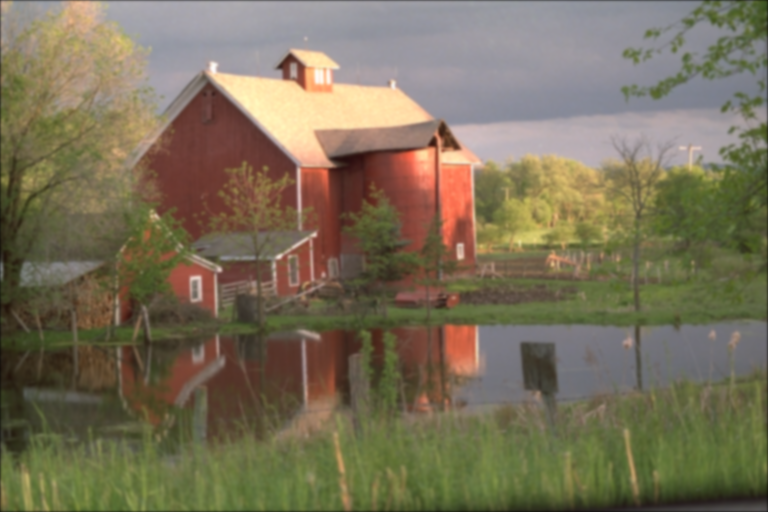
%> input picture img113.bmp, 768 x 512 px
$ octave --eval "result = WaveletBlurAssessment(imread('img113.bmp'));"   (GNU Octave 9; MATLAB toolbox functions it lacks are replaced by stand-ins)
%> lines starting %> are read from the running program, lines starting %| are printed output that depends on the picture
### obvious.m
%*****Image Sharpness Assessment Based on Wavelet Energy of Edge Area*****
%   File Name: obvious.m
%   Author: Jin Li
%   Organization: Image Center, Beihang University
%   Conference: ICGIP 2017
%   Description: This is the function used to calculate the
%   weight of image. mu is the average intensity of image and
%   sigma is the variance of neighbor pixels
%
%   Related Files: N/A
%
%*************************************************************************
function [ mu,sigma] = obvious( img )
    img = double(img);
    window = fspecial('gaussian',11,1.5);
    window = window/(sum(sum(window)));
    mu = filter2(window,img,'same');
    sigma = abs(filter2(window,img.*img,'same')-mu.*mu);
end

### WaveletBlurAssessment.m
%*****Image Sharpness Assessment Based on Wavelet Energy of Edge Area*****
%   File Name: WaveletBlurAssessment.m
%   Author: Jin Li
%   Organization: Image Center, Beihang University
%   Conference: ICGIP 2017
%   Description: This is the basic function of paper:
%   "Image Sharpness Assessment Based on Wavelet Energy of Edge Area"
%
%   Related Files: obvious.m
%
%*************************************************************************
function [ score ] = WaveletBlurAssessment( img )
% For color image, convert to gray image
if size(img,3)==3
    img = rgb2gray(img);
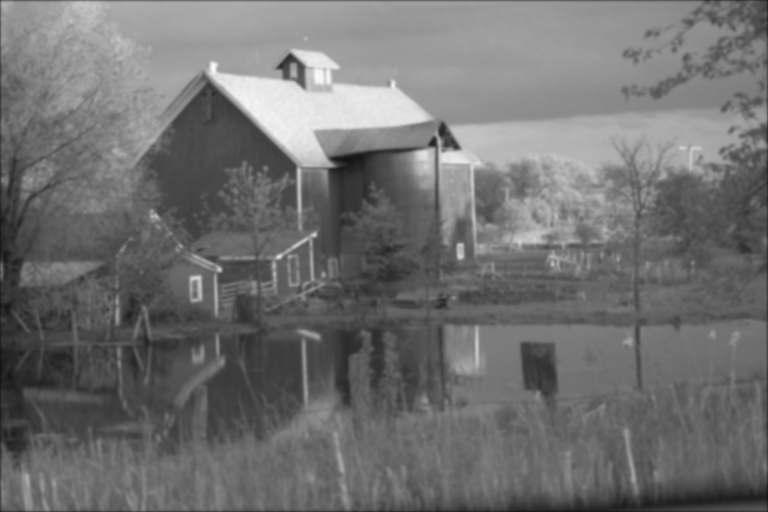
%> img: size 512x768 uint8; min 17, max 250, mean 112.3
end
sz = size(img);
%> sz = [512 768]

% Down sample the image.
ori=imresize(img,0.5);

% mu and sigma are used to calculate w1
[mu,sigma] = obvious(ori);

% Edge detection using sobel kernel
edgeIMG=edge(ori,'sobel',0.04,'both');
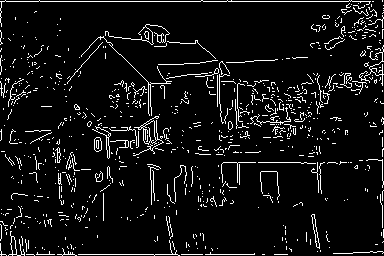
%> edgeIMG: size 256x384 logical; 7% white in thin lines or dots

% Haar wavelet transform
imgdbl=double(img);
[LL,LH,HL,HH]=dwt2(imgdbl,'haar');
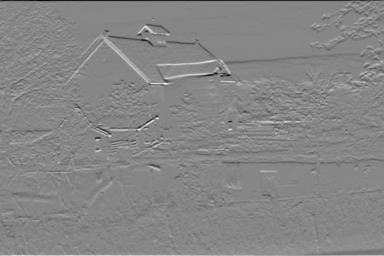
%> LH: size 256x384 double; min -46, max 41.5, mean 0.1; drawn with min black and max white
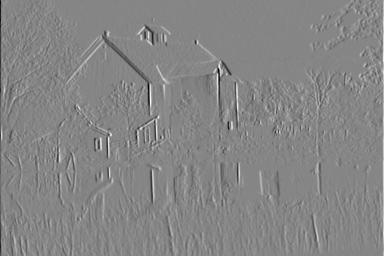
%> HL: size 256x384 double; min -43.5, max 39.5, mean 0; drawn with min black and max white
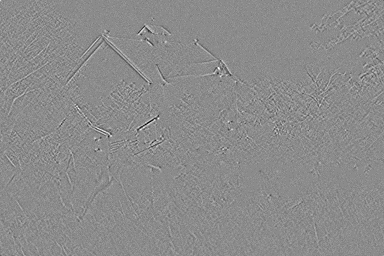
%> HH: size 256x384 double; min -8.5, max 7, mean 0.000829; drawn with min black and max white

% Calculate w2
EN = (HL.^2+LH.^2);
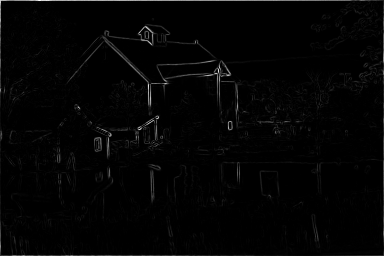
%> EN: size 256x384 double; min 0, max 2120, mean 34.9; drawn with min black and max white

% Caculate w
Weight = mu.^2./(sigma+0.0001);

% Calculate the final weight
edgeIMG = edgeIMG.* (EN).^4.*Weight;
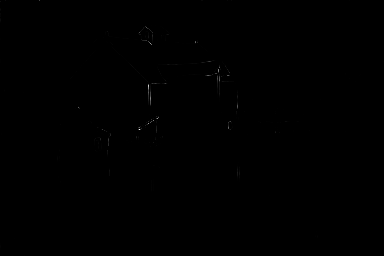
%> edgeIMG: size 256x384 double; min 0, max 1.32e+14, mean 7.94e+10; drawn with min black and max white

% Calculate the log energy of each bands and calculate final score
if sum(sum(edgeIMG))~=0
    LLE=log10(sum(sum(LL.*LL.*edgeIMG))/sum(sum(edgeIMG))+1);
%> LLE = 4.93
    LHE=log10(sum(sum(LH.*LH.*edgeIMG))/sum(sum(edgeIMG))+1);
%> LHE = 2.59
    HLE=log10(sum(sum(HL.*HL.*edgeIMG))/sum(sum(edgeIMG))+1);
%> HLE = 2.87
    HHE=log10(sum(sum(HH.*HH.*edgeIMG))/sum(sum(edgeIMG))+1);
%> HHE = 0.443

    LowPercent=1-(LLE/(LLE+LHE+HLE+HHE));
%> LowPercent = 0.545
else
    LowPercent=0;
end

score = LowPercent;
%> score = 0.545

end
